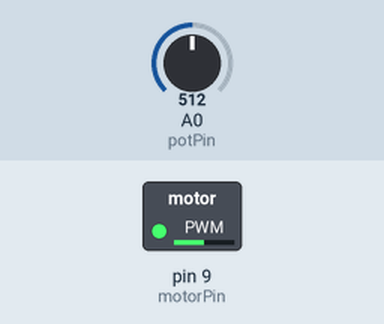
The sketch below on a simulated Arduino Uno, built with avr-gcc and run on an emulated ATmega328P. On the bench: switched loads named in the sketch (green lamp = pin HIGH). The inputs (shaded band) are chosen by the test bench; at power-on: A0 (potPin) = 512.

Above: at 1.2 s.
1.3 s: A0 (potPin) set to 716
At 2.3 s:
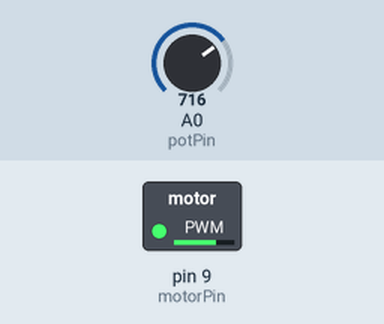
2.8 s: A0 (potPin) set to 900
At 3.4 s:
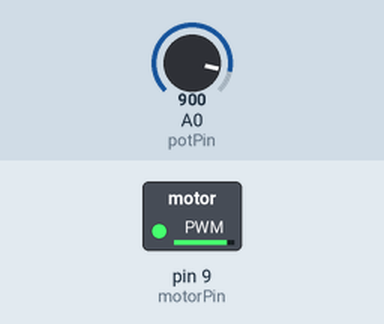
4.3 s: A0 (potPin) set to 122
At 4.6 s:
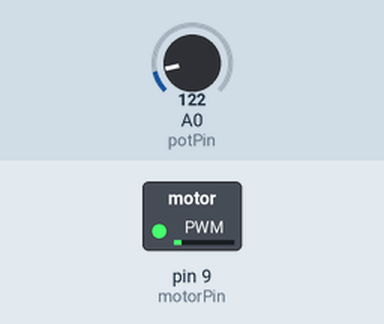
5.8 s: A0 (potPin) set to 0
At 6.9 s:
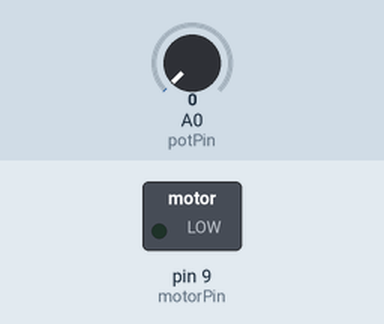
7.3 s: A0 (potPin) set to 511
At 8.1 s:
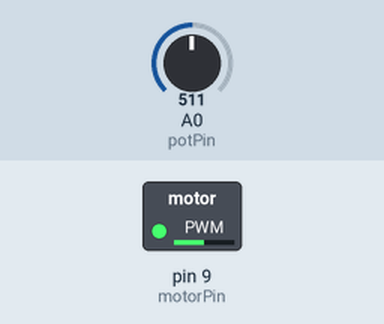
Timing chart, 0 to 9.8 s (numbered marks = the images above; inputs shaded):
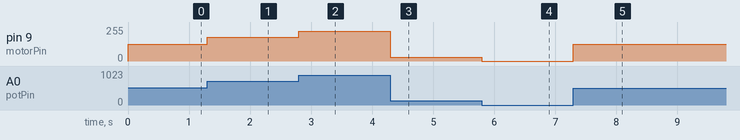

Measured:
- after the input at 1.3 s, pin 9 (motorPin): 127/255 → 178/255 at once
- after the input at 2.8 s, pin 9 (motorPin): 178/255 → 224/255 at once
- after the input at 4.3 s, pin 9 (motorPin): 224/255 → 30/255 at once
- after the input at 5.8 s, pin 9 (motorPin): 30/255 → 0/255 at once
- after the input at 7.3 s, pin 9 (motorPin): 0/255 → 127/255 at once

The sketch:

lesson13_assignment1_ver1.ino
```cpp
/*
*   Arduino Made Easy
*   by Janna Camp
*
*   Lesson 13 Assignment 1
*   Changing Speeds
*
*   Version 1
*/

int motorPin = 9; //set pin number for motor control pin
int potPin = A0; //set pin number for potentiometr

void setup() {
  pinMode(motorPin, OUTPUT); //set motor control pin to output
}

void loop() {
  //read the potentiometer pin and map the value from the analog range 0-1023 to the pwm range 0-255
  int pwmVal = map(analogRead(potPin),0,1023,0,255);

  //write the mapped value to the motor control pin
  analogWrite(motorPin,pwmVal);
}
```
